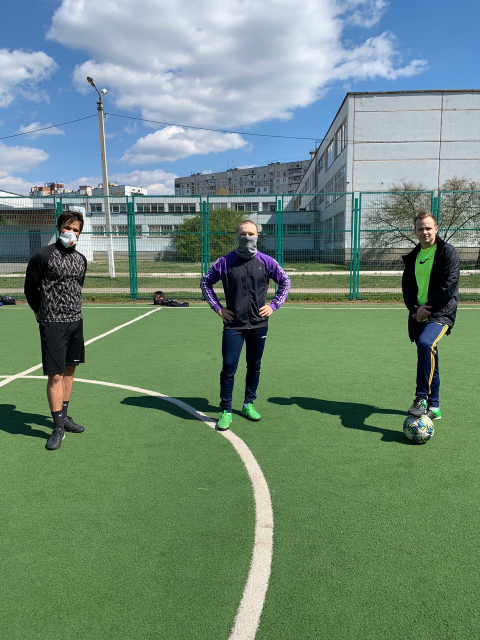
#> input picture FaceDetection/photo0.jpg, 960 x 1280 px, found by its file name (shown at 1/2 size)
$ python basic_operations_on_images.py
#> lines starting #> are read from the running program, lines starting #| are printed output that depends on the picture; after the words box and inside, x2 and y2 are one past the last pixel; in counts of white or black regions, pixels touching at a corner belong together
import numpy as np
import cv2

img = cv2.imread('photo0.jpg', -1)
#> img is the input picture: shape (1280, 960, 3); mean B, G, R 120.1, 137.7, 111.5

print(img.shape)
#| (1280, 960, 3)
print(img.size) # кол-во пикселей
#| 3686400
print(img.dtype)
#| uint8

b, g, r = cv2.split(img)
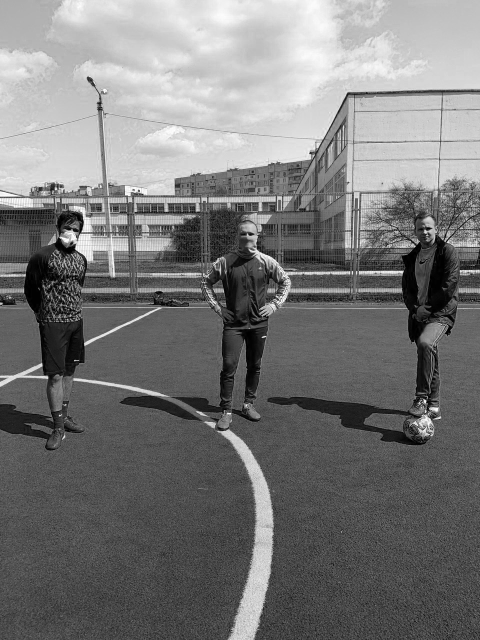
#> b: shape (1280, 960) (shown at 1/2 size); min 0, max 255, mean 120.1
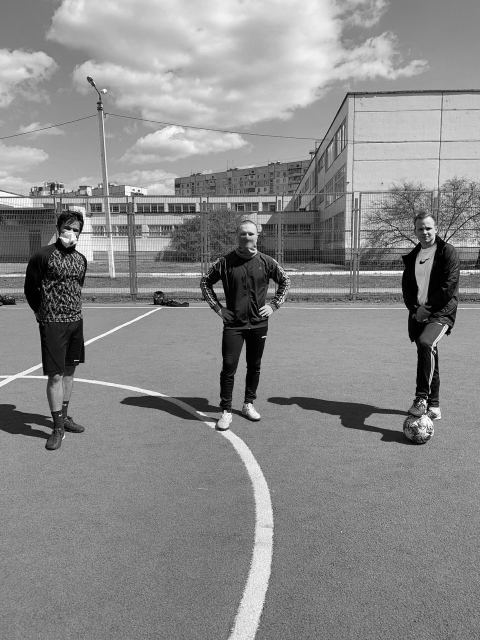
#> g: shape (1280, 960) (shown at 1/2 size); min 0, max 255, mean 137.7
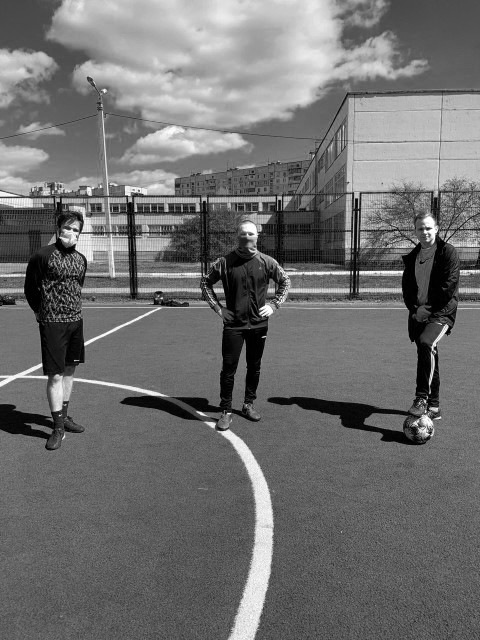
#> r: shape (1280, 960) (shown at 1/2 size); min 0, max 255, mean 111.5
img = cv2.merge((b, g, r))

head_messi = img[130:256, 315:418] # take messi head
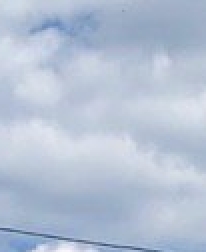
#> head_messi: shape (126, 103, 3) (shown 2 times larger); mean B, G, R 212.4, 193.1, 180.2

img[109:235, 480:583] = head_messi
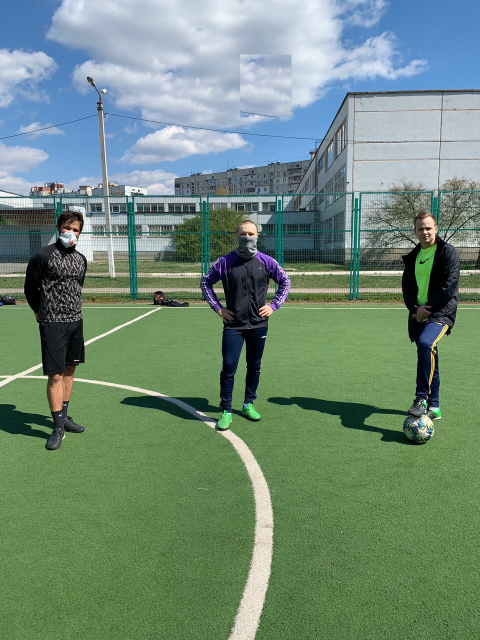
#> img: shape (1280, 960, 3) (shown at 1/2 size); 1.06% of pixels changed, all inside (x1, y1, x2, y2) = (480, 109, 583, 235)


cv2.imshow('image', img)
cv2.waitKey(0)
cv2.destroyAllWindows()

$ run again, with FaceDetection/photo1.jpg copied over FaceDetection/photo0.jpg
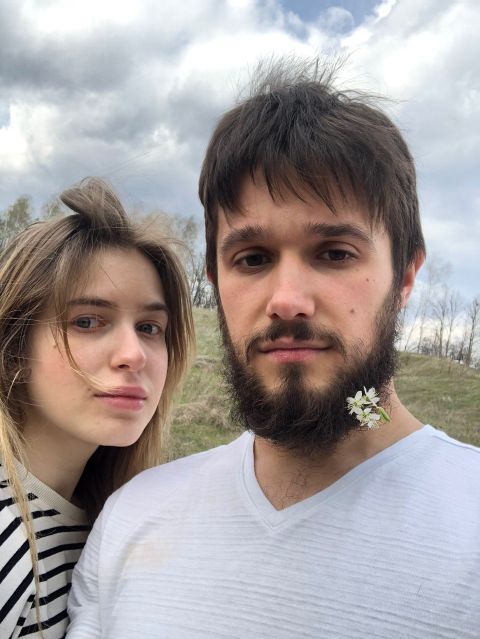
#> input picture FaceDetection/photo1.jpg, 960 x 1278 px, found by its file name (shown at 1/2 size)
#> img is the input picture: shape (1278, 960, 3); mean B, G, R 155.3, 156.1, 163.6
#| (1278, 960, 3)
#| 3680640
#| uint8
#> `head_messi = img[130:256, 315:418]`:
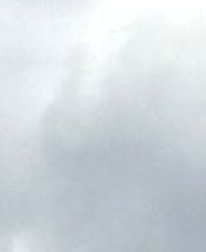
#> head_messi: shape (126, 103, 3) (shown 2 times larger); mean B, G, R 222.3, 217.3, 210.2
#> `img[109:235, 480:583] = head_messi`:
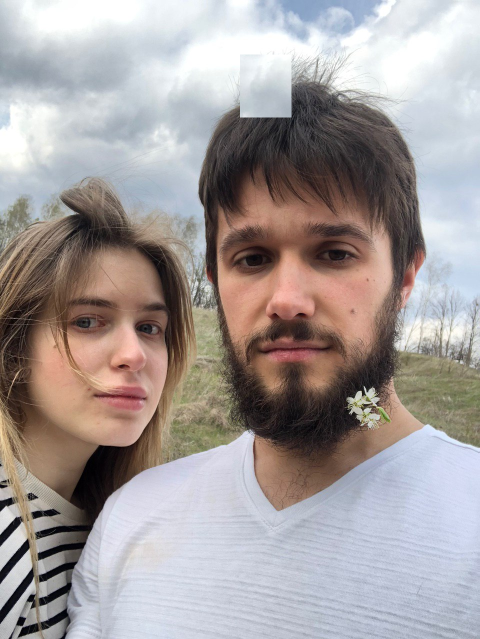
#> img: shape (1278, 960, 3) (shown at 1/2 size); 1.06% of pixels changed, all inside (x1, y1, x2, y2) = (480, 109, 583, 235)

$ run again, with FaceDetection/photo2.jpg copied over FaceDetection/photo0.jpg
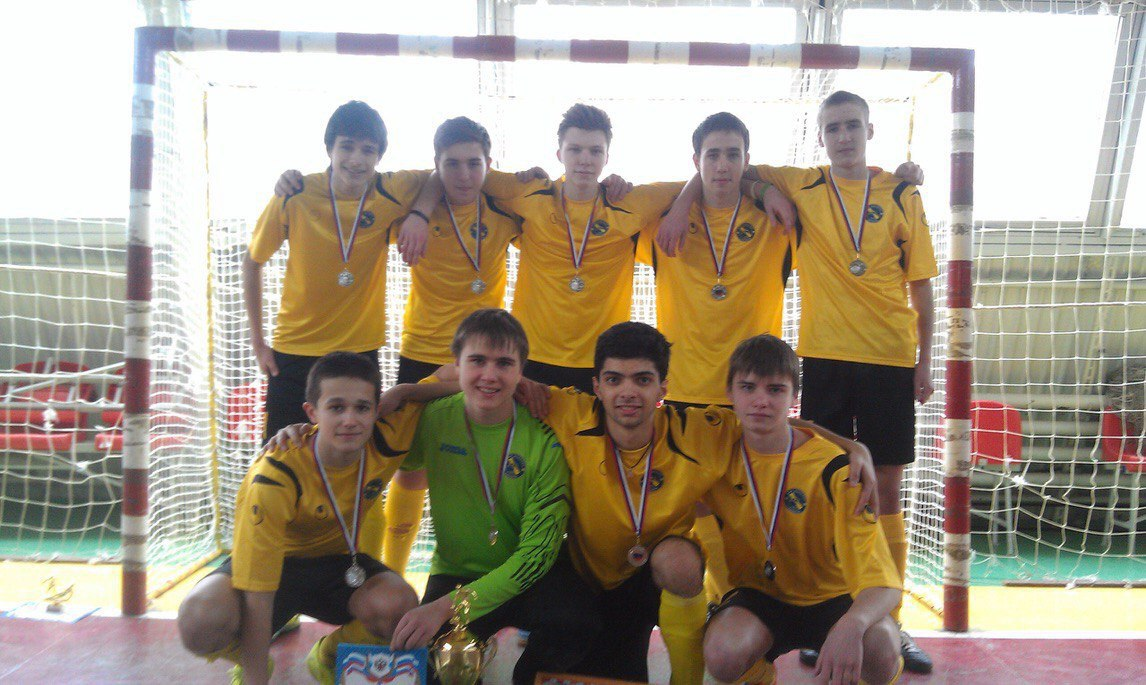
#> input picture FaceDetection/photo2.jpg, 1146 x 685 px, found by its file name
#> img is the input picture: shape (685, 1146, 3); mean B, G, R 135, 152.7, 164.1
#| (685, 1146, 3)
#| 2355030
#| uint8
#> `head_messi = img[130:256, 315:418]`:
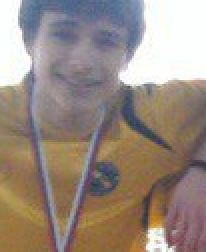
#> head_messi: shape (126, 103, 3) (shown 2 times larger); mean B, G, R 128.7, 138.6, 152.8
#> `img[109:235, 480:583] = head_messi`:
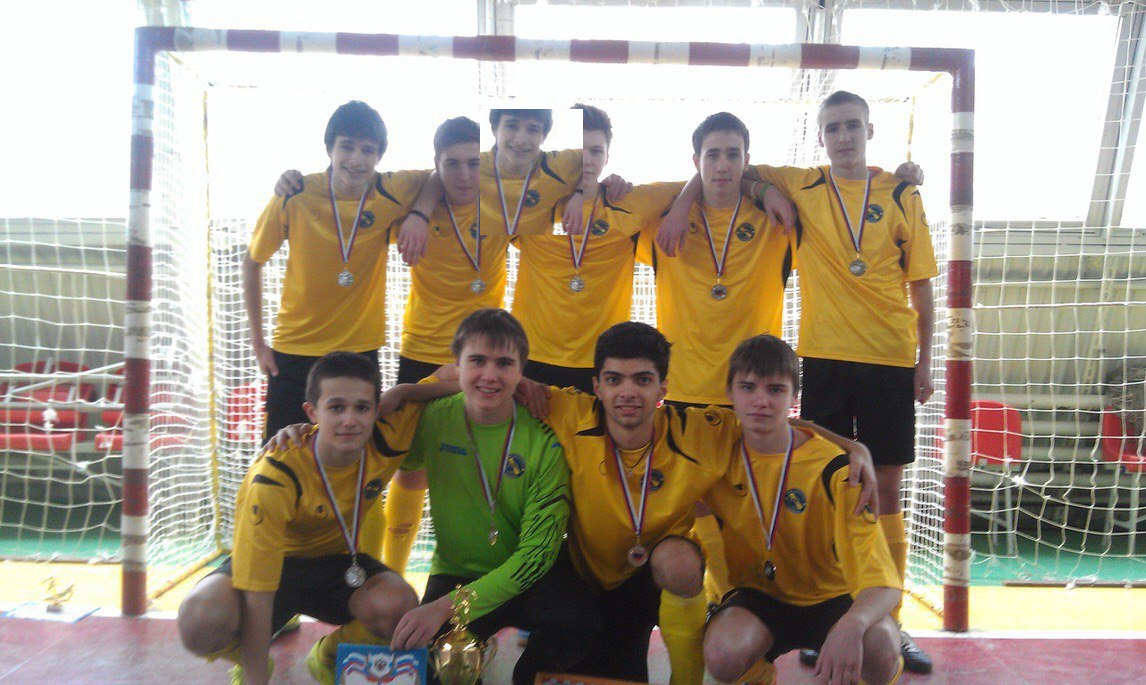
#> img: shape (685, 1146, 3); 1.65% of pixels changed, all inside (x1, y1, x2, y2) = (480, 109, 583, 235)

$ run again, with FaceDetection/photo.jpg copied over FaceDetection/photo0.jpg
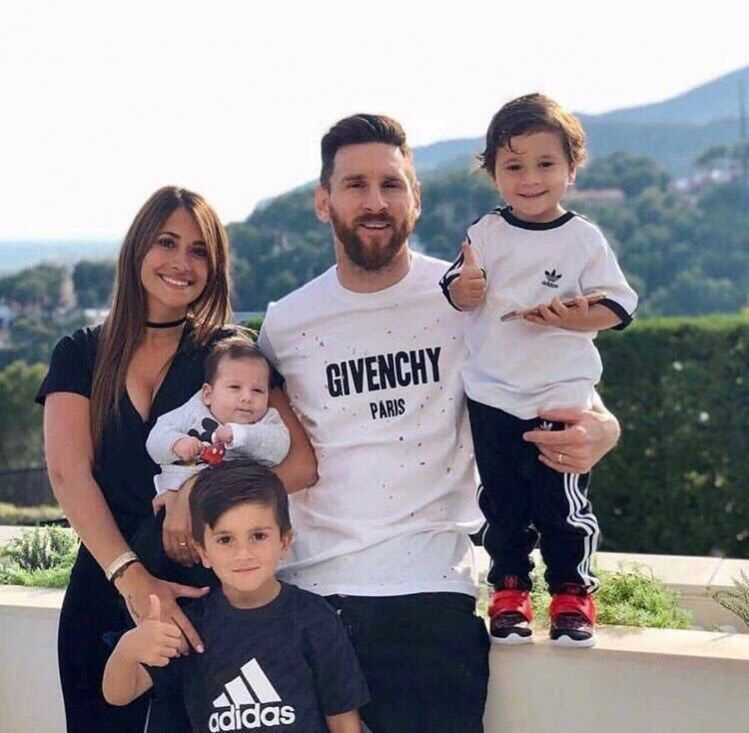
#> input picture FaceDetection/photo.jpg, 749 x 733 px, found by its file name
#> img is the input picture: shape (733, 749, 3); mean B, G, R 145.7, 142, 146
#| (733, 749, 3)
#| 1647051
#| uint8
#> `head_messi = img[130:256, 315:418]`:
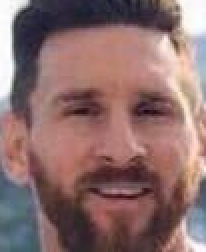
#> head_messi: shape (126, 103, 3) (shown 2 times larger); mean B, G, R 108.2, 109.3, 139.9
#> `img[109:235, 480:583] = head_messi`:
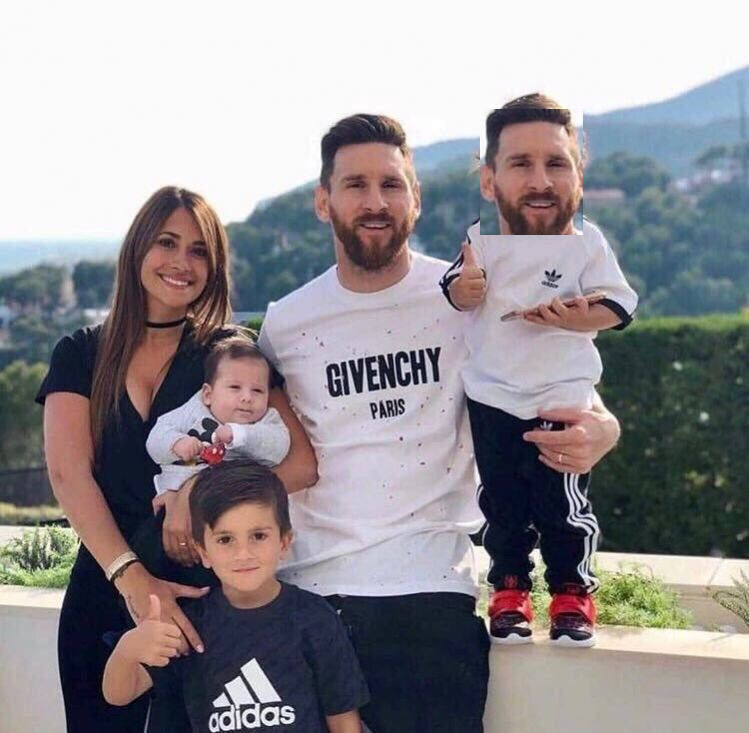
#> img: shape (733, 749, 3); 2.36% of pixels changed, all inside (x1, y1, x2, y2) = (480, 109, 583, 235)
